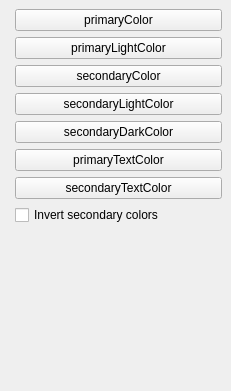
<?xml version="1.0" encoding="UTF-8"?>
<ui version="4.0">
    <class>DockWidget</class>
    <widget class="QDockWidget" name="DockWidget">
        <property name="geometry">
            <rect>
                <x>0</x>
                <y>0</y>
                <width>231</width>
                <height>391</height>
            </rect>
        </property>
        <property name="windowTitle">
            <string>Change Theme</string>
        </property>
        <widget class="QWidget" name="dockWidgetContents">
            <layout class="QGridLayout" name="gridLayout">
                <item row="0" column="0">
                    <layout class="QFormLayout" name="formLayout">
                        <item row="0" column="1">
                            <widget class="QPushButton" name="pushButton_primaryColor">
                                <property name="text">
                                    <string>primaryColor</string>
                                </property>
                            </widget>
                        </item>
                        <item row="1" column="1">
                            <widget class="QPushButton" name="pushButton_primaryLightColor">
                                <property name="text">
                                    <string>primaryLightColor</string>
                                </property>
                            </widget>
                        </item>
                        <item row="2" column="1">
                            <widget class="QPushButton" name="pushButton_secondaryColor">
                                <property name="text">
                                    <string>secondaryColor</string>
                                </property>
                            </widget>
                        </item>
                        <item row="3" column="1">
                            <widget class="QPushButton" name="pushButton_secondaryLightColor">
                                <property name="text">
                                    <string>secondaryLightColor</string>
                                </property>
                            </widget>
                        </item>
                        <item row="4" column="1">
                            <widget class="QPushButton" name="pushButton_secondaryDarkColor">
                                <property name="text">
                                    <string>secondaryDarkColor</string>
                                </property>
                            </widget>
                        </item>
                        <item row="5" column="1">
                            <widget class="QPushButton" name="pushButton_primaryTextColor">
                                <property name="text">
                                    <string>primaryTextColor</string>
                                </property>
                            </widget>
                        </item>
                        <item row="6" column="1">
                            <widget class="QPushButton" name="pushButton_secondaryTextColor">
                                <property name="text">
                                    <string>secondaryTextColor</string>
                                </property>
                            </widget>
                        </item>
                        <item row="7" column="1">
                            <widget class="QCheckBox" name="checkBox_light_theme">
                                <property name="text">
                                    <string>Invert secondary colors</string>
                                </property>
                            </widget>
                        </item>
                    </layout>
                </item>
            </layout>
        </widget>
    </widget>
    <resources/>
    <connections/>
</ui>
